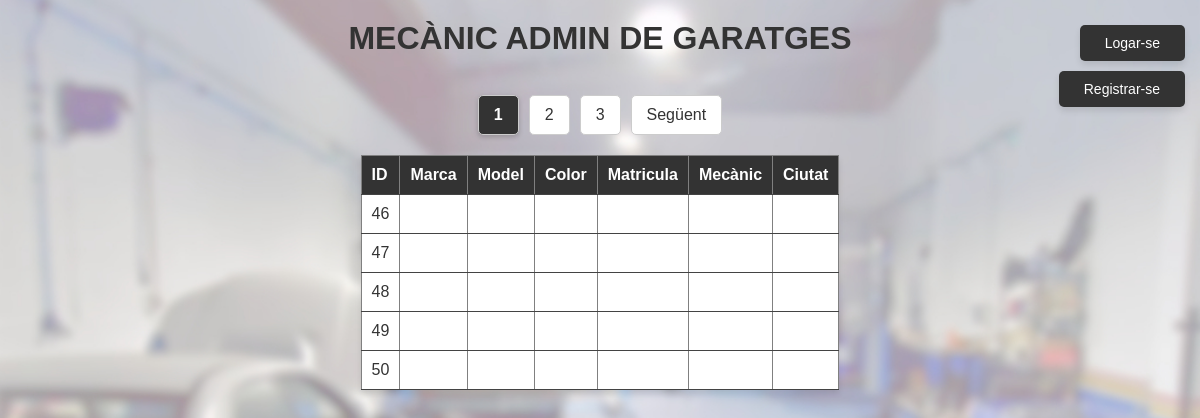
Before: / with the older database file.
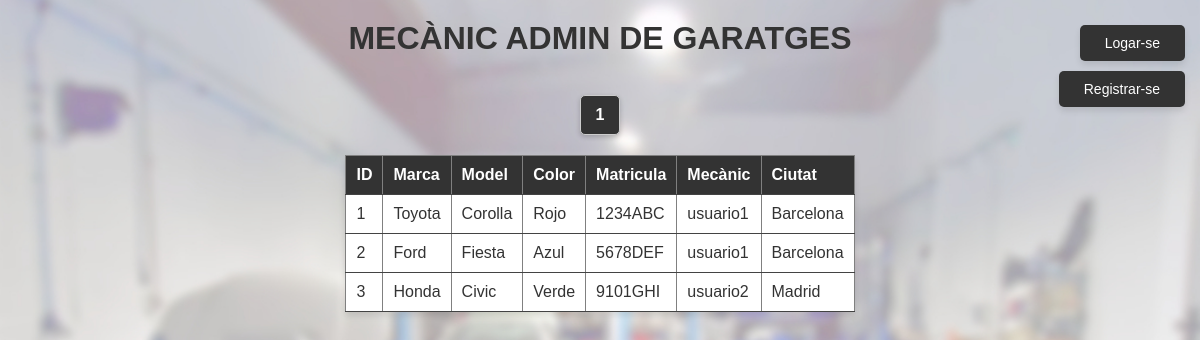
After: the same page with the newer database file.
### tables this page shows
CREATE TABLE `article` (
  `ID` int(11) NOT NULL AUTO_INCREMENT,  
  `marca` varchar(100) NOT NULL,  
  `model` varchar(100) NOT NULL,  
  `color` varchar(50) NOT NULL,  
  `matricula` varchar(20) NOT NULL,  
  `nom_usuari` varchar(50) DEFAULT NULL,  
  PRIMARY KEY (`ID`),  
  CONSTRAINT `fk_nomUsuari` FOREIGN KEY (`nom_usuari`) REFERENCES `usuaris` (`nombreUsuario`) ON DELETE CASCADE ON UPDATE CASCADE  
);

CREATE TABLE `usuaris` (
    `ID` int(11) NOT NULL AUTO_INCREMENT,  
    `nombreUsuario` varchar(50) NOT NULL,  
    `contrasenya` varchar(255) NOT NULL,  
    `correo` varchar(100) NOT NULL,  
    `ciutat` varchar(100) NOT NULL,  
    PRIMARY KEY (`ID`),  
    UNIQUE (`nombreUsuario`),  
    UNIQUE (`correo`)  
);

### Model/mostrarLlista.php (the view, shortened to what this page needs)
<?php
try {
    $connexio = new PDO('mysql:host=localhost;dbname=pt04_miguel_hornos', 'root', '');
    $connexio->setAttribute(PDO::ATTR_ERRMODE, PDO::ERRMODE_EXCEPTION);
    $resultatsPerPagina = 5;
    $paginaActual = isset($_GET['pagina']) ? (int)$_GET['pagina'] : 1;
    $offset = ($paginaActual - 1) * $resultatsPerPagina;
    $consultaTotal = $connexio->prepare("SELECT COUNT(*) as total FROM article");
    $consultaTotal->execute();
    $totalArticles = $consultaTotal->fetchColumn();
    $totalPags = ceil($totalArticles / $resultatsPerPagina);
    $consulta = $connexio->prepare("
        SELECT a.*, u.ciutat
        FROM article a
        LEFT JOIN usuaris u ON a.nom_usuari = u.nombreUsuario
        LIMIT :offset, :limit
    ");
    $consulta->bindValue(':offset', $offset, PDO::PARAM_INT);
    $consulta->bindValue(':limit', $resultatsPerPagina, PDO::PARAM_INT);
    $consulta->execute();
    $articles = $consulta->fetchAll(PDO::FETCH_ASSOC);
    echo "<div class='paginacio'>";
    for ($i = 1; $i <= $totalPags; $i++) {
        if ($i == $paginaActual) {
            echo '<strong>' . $i . '</strong>';
        } else {
            echo '<a href="?pagina=' . $i . '">' . $i . '</a>';
        }
    }
    if ($paginaActual < $totalPags) {
        echo '<a href="?pagina=' . ($paginaActual + 1) . '">Següent</a>';
    }
    echo "</div>";
    echo "<div class='articles'>";
    if (count($articles) > 0) {
        echo "<table border='1'>";
        echo "<tr><th>ID</th><th>Marca</th><th>Model</th><th>Color</th><th>Matricula</th><th>Mecànic</th><th>Ciutat</th></tr>";
        foreach ($articles as $article) {
            echo "<tr>";
            echo "<td>" . htmlspecialchars($article['ID']) . "</td>";
            echo "<td>" . htmlspecialchars($article['marca']) . "</td>";
            echo "<td>" . htmlspecialchars($article['model']) . "</td>";
            echo "<td>" . htmlspecialchars($article['color']) . "</td>";
            echo "<td>" . htmlspecialchars($article['matricula']) . "</td>";
            echo "<td>" . htmlspecialchars($article['nom_usuari']) . "</td>";
            echo "<td>" . htmlspecialchars($article['ciutat']) . "</td>";
            echo "</tr>";
        }
        echo "</table>";
    } else {
        echo "No s'han trobat articles.<br>";
    }
    echo "</div>";
} catch (PDOException $e) {
    echo "Error de connexió: " . htmlspecialchars($e->getMessage()) . " ❌";
}
?>

### Index.php (shortened to what this page needs)
<!DOCTYPE html>
<html lang="en">
    <head>
        <link rel="stylesheet" href="Estils\estils.css">
    </head>
    <body>
        <h1>MECÀNIC ADMIN DE GARATGES</h1><br>
    </body>
</html>
<?php
include "Vistes/navbar.php";
include "Model/mostrarLlista.php";
?>

### Vistes/navbar.php (shortened to what this page needs)
<!DOCTYPE html>
<html lang="en">
<head>
</head>
<body>
    <?php if (isset($_SESSION['usuari'])):  ?>
        <div class="navbar">
        <a href="Controlador/logout.php"><button>Deslogar-se</button></a>
        </div>
        <h3>Que vols fer?</h3>
        <a href="Vistes/Inserir.php?pagina=<?php echo isset($_GET['pagina']) ? $_GET['pagina'] : 1; ?>">
            <button>Inserir article</button>
        </a><br>
        <a href="Vistes/Modificar.php?pagina=<?php echo isset($_GET['pagina']) ? $_GET['pagina'] : 1; ?>">
            <button>Modificar article</button>
        </a><br>
        <a href="Vistes/Esborrar.php?pagina=<?php echo isset($_GET['pagina']) ? $_GET['pagina'] : 1; ?>">
            <button>Esborrar article</button>
        </a><br><br>
    <?php else: ?>
        <div class="navbar">
        <a href="Vistes/Login.php"><button>Logar-se</button></a>
        <a href="Vistes/Register.php"><button>Registrar-se</button></a>
        </div>
    <?php endif; ?>
</body>
</html>

### Estils/estils.css (style rules this page uses)
* { margin: 0; padding: 0; box-sizing: border-box; }
body { font-family: Arial, sans-serif; background: url('../imgs/fons.jpg') no-repeat center center fixed; background-size: cover; color: #333; padding: 20px; display: flex; flex-direction: column; justify-content: center; align-items: center; }
.navbar { position: absolute; top: 20px; right: 20px; display: flex; flex-direction: column; align-items: flex-end; }
.navbar button { background-color: #333; color: white; border: none; padding: 10px 20px; margin: 5px; cursor: pointer; border-radius: 5px; transition: background-color 0.3s; }
input[type="submit"], input[type="reset"], button { background-color: #333; color: #fff; border: none; cursor: pointer; transition: background-color 0.3s; font-size: 14px; text-align: center; }
button { padding: 10px 15px; margin-top: 10px; box-shadow: 0 4px 6px rgba(0, 0, 0, 0.1); }
table { width: 100%; border-collapse: collapse; margin-top: 20px; background-color: #fff; box-shadow: 0 4px 6px rgba(0, 0, 0, 0.1); }
table th, table td { padding: 10px; text-align: left; border-bottom: 1px solid #434343; }
table th { background-color: #333; color: #fff; }
a { text-decoration: none; }
a button { width: 100%; display: inline-block; text-align: center; }
.paginacio { display: flex; justify-content: center; margin-top: 20px; }
.paginacio a, .paginacio strong { display: inline-block; padding: 10px 15px; margin: 0 5px; background-color: #fff; color: #333; border: 1px solid #ccc; border-radius: 5px; text-decoration: none; transition: background-color 0.3s, box-shadow 0.3s; }
.paginacio strong { background-color: #333; color: #fff; box-shadow: 0 2px 5px rgba(0, 0, 0, 0.2); }

Changed rows visible on the page:
removed article: ID "46"
removed article: ID "47"
removed article: ID "48"
removed article: ID "49"
removed article: ID "50"
added article: ID "1", marca "Toyota", model "Corolla", color "Rojo", matricula "1234ABC", nom_usuari "usuario1", usuaris.ciutat "Barcelona"
added article: ID "2", marca "Ford", model "Fiesta", color "Azul", matricula "5678DEF", nom_usuari "usuario1", usuaris.ciutat "Barcelona"
added article: ID "3", marca "Honda", model "Civic", color "Verde", matricula "9101GHI", nom_usuari "usuario2", usuaris.ciutat "Madrid"
Other visible differences:
list line gone: "2"
list line gone: "3"
text no longer shown: "Següent"
